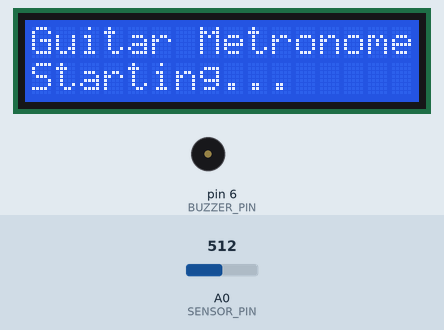
The sketch below on a simulated Arduino Uno, built with avr-gcc and run on an emulated ATmega328P. Shown: 16×2 character LCD, buzzer (waves = sounding). The inputs (shaded band) are chosen by the test bench; at power-on: A0 (SENSOR_PIN) = 512. What the sketch prints to the serial monitor is not drawn.

Above: at 0.1 s.
At 2.2 s:
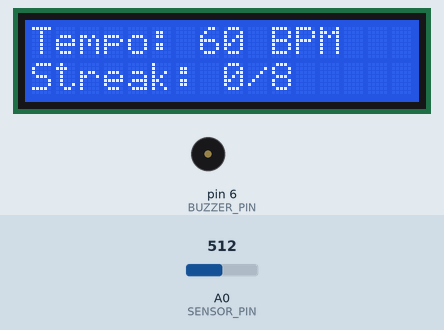
2.3 s: A0 (SENSOR_PIN) set to 107
5.3 s: A0 (SENSOR_PIN) set to 93
At 11.36 s:
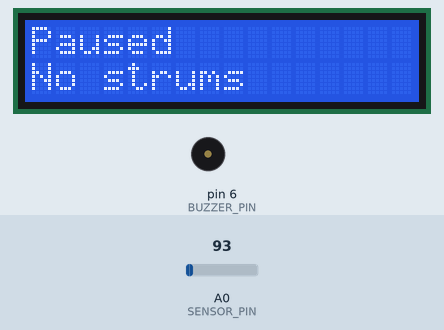
Timing chart, 0 to 13.5 s (numbered marks = the images above; inputs shaded):
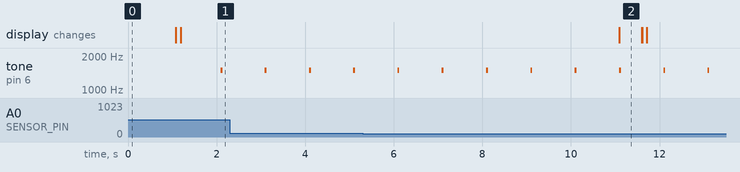

Measured:
- the behaviour switches between 100 and 99 on A0 (SENSOR_PIN) (found by bisection; images 1 and 2)
- by itself, tone on pin 6 (BUZZER_PIN): alternates 1500 Hz for 0.04 s and silent for 0.96 s
- what the display in image 2 shows lasts 0.5 s, from 11.1 s to 11.6 s

The sketch:

firmware.ino
```cpp
#include <LiquidCrystal.h>

LiquidCrystal lcd(7, 8, 9, 10, 11, 12);

const int SENSOR_PIN = A0;
const int BUZZER_PIN = 6;

const int STRUM_THRESHOLD = 30;
const int RESET_THRESHOLD = 5;
const unsigned long DEBOUNCE_TIME = 150;

const int START_BPM = 60;
const int TARGET_BPM = 120;
const int BPM_STEP = 10;
const int STRUMS_TO_ADVANCE = 8;

const unsigned long TIMING_TOLERANCE_MS = 250;
const unsigned long MISS_GRACE_TIME = 200;

const int BUZZER_FREQUENCY = 1500;
const int BUZZER_DURATION = 40;

const unsigned long INACTIVITY_TIMEOUT = 10000;

int currentBPM;
int accurateStrumStreak = 0;

unsigned long metronomeInterval;
unsigned long lastMetronomeClick = 0;
unsigned long lastStrumTime = 0;
unsigned long lastHitTime = 0;

bool sensorReady = true;
bool missedStrumHandled = false;


void setup() {
  Serial.begin(9600);

  lcd.begin(16, 2);
  pinMode(BUZZER_PIN, OUTPUT);

  currentBPM = START_BPM;
  metronomeInterval = 60000UL / currentBPM;

  lcd.clear();
  lcd.setCursor(0, 0);
  lcd.print("Guitar Metronome");
  lcd.setCursor(0, 1);
  lcd.print("Starting...");

  delay(1000);

  lastMetronomeClick = millis();

  displayStatus();
}


void loop() {
  unsigned long now = millis();
  int sensorValue = analogRead(SENSOR_PIN);

  Serial.print("Sensor = ");
  Serial.println(sensorValue);

  // Re-arm after vibration settles
  if (sensorValue <= RESET_THRESHOLD) {
    sensorReady = true;
  }

  // Detect strum
  if (
    sensorValue >= STRUM_THRESHOLD &&
    sensorReady &&
    now - lastHitTime >= DEBOUNCE_TIME
  ) {
    Serial.println("******** HIT DETECTED ********");

    processStrum(now);

    sensorReady = false;
    lastHitTime = now;
    missedStrumHandled = false;
  }

  // Metronome
  if (now - lastMetronomeClick >= metronomeInterval) {
    tone(
      BUZZER_PIN,
      BUZZER_FREQUENCY,
      BUZZER_DURATION
    );

    lastMetronomeClick += metronomeInterval;
  }

  // Reset streak if next strum is missed
  if (
    lastStrumTime != 0 &&
    !missedStrumHandled
  ) {
    unsigned long timeSinceLastStrum =
        now - lastStrumTime;

    unsigned long missLimit =
        metronomeInterval + MISS_GRACE_TIME;

    if (timeSinceLastStrum > missLimit) {
      accurateStrumStreak = 0;
      missedStrumHandled = true;

      Serial.println(
        "MISSED STRUM - STREAK RESET TO 0"
      );

      displayStatus();
    }
  }

  // Long inactivity
  if (
    lastStrumTime != 0 &&
    now - lastStrumTime >= INACTIVITY_TIMEOUT
  ) {
    accurateStrumStreak = 0;
    lastStrumTime = 0;
    sensorReady = true;
    missedStrumHandled = false;

    lcd.clear();
    lcd.setCursor(0, 0);
    lcd.print("Paused");
    lcd.setCursor(0, 1);
    lcd.print("No strums");

    delay(500);

    displayStatus();
  }
}


void processStrum(unsigned long now) {

  // First hit establishes timing
  if (lastStrumTime == 0) {
    lastStrumTime = now;
    missedStrumHandled = false;

    lcd.clear();
    lcd.setCursor(0, 0);
    lcd.print("HIT!");
    lcd.setCursor(0, 1);
    lcd.print("First strum");

    Serial.println("FIRST STRUM");

    delay(100);

    displayStatus();

    return;
  }

  unsigned long interval =
      now - lastStrumTime;

  unsigned long expectedInterval =
      60000UL / currentBPM;

  long timingError =
      (long)interval -
      (long)expectedInterval;

  Serial.print("Hit interval: ");
  Serial.print(interval);

  Serial.print(" ms | Expected: ");
  Serial.print(expectedInterval);

  Serial.print(" ms | Error: ");
  Serial.print(timingError);

  Serial.println(" ms");

  // Accurate strum
  if (
    abs(timingError) <=
    (long)TIMING_TOLERANCE_MS
  ) {
    accurateStrumStreak++;

    Serial.print("GOOD HIT! Streak = ");
    Serial.println(accurateStrumStreak);
  }

  // Mistimed strum
  else {
    accurateStrumStreak = 0;

    Serial.println(
      "BAD TIMING - STREAK RESET"
    );
  }

  lastStrumTime = now;
  missedStrumHandled = false;

  // Increase tempo
  if (
    accurateStrumStreak >= STRUMS_TO_ADVANCE &&
    currentBPM < TARGET_BPM
  ) {
    currentBPM += BPM_STEP;

    if (currentBPM > TARGET_BPM) {
      currentBPM = TARGET_BPM;
    }

    metronomeInterval =
        60000UL / currentBPM;

    accurateStrumStreak = 0;

    lcd.clear();
    lcd.setCursor(0, 0);
    lcd.print("TEMPO UP!");

    lcd.setCursor(0, 1);
    lcd.print(currentBPM);
    lcd.print(" BPM");

    Serial.print("TEMPO UP -> ");
    Serial.println(currentBPM);

    delay(600);
  }

  displayStatus();
}


void displayStatus() {
  lcd.clear();

  lcd.setCursor(0, 0);
  lcd.print("Tempo: ");
  lcd.print(currentBPM);
  lcd.print(" BPM");

  lcd.setCursor(0, 1);
  lcd.print("Streak: ");
  lcd.print(accurateStrumStreak);
  lcd.print("/");
  lcd.print(STRUMS_TO_ADVANCE);
}
```
